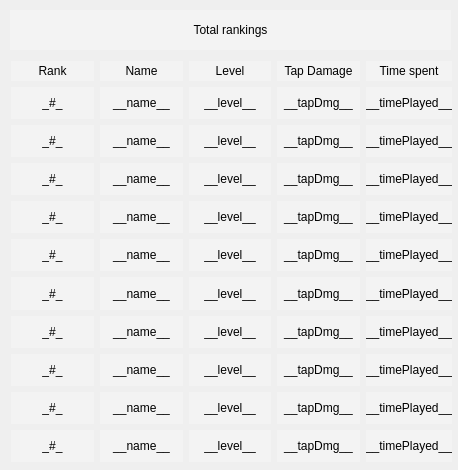
<?xml version="1.0" encoding="UTF-8"?>
<ui version="4.0">
 <class>RankingsUI</class>
 <widget class="QDialog" name="RankingsUI">
  <property name="geometry">
   <rect>
    <x>0</x>
    <y>0</y>
    <width>458</width>
    <height>470</height>
   </rect>
  </property>
  <property name="windowTitle">
   <string>Rankings</string>
  </property>
  <property name="styleSheet">
   <string notr="true">QDialog {
	background-image: url(:/design/design/battlefield/background.png);
}

QLabel {
	background-color: rgba(255, 255, 255, 70);
	font: 75 bold 11pt &quot;PMingLiU-ExtB&quot;;
	color: black;
}

QLabel#rankUIDescription_lbl {
	font: 75 bold 16pt &quot;PMingLiU-ExtB&quot;;

}</string>
  </property>
  <widget class="QLabel" name="rankUIDescription_lbl">
   <property name="geometry">
    <rect>
     <x>10</x>
     <y>10</y>
     <width>441</width>
     <height>40</height>
    </rect>
   </property>
   <property name="minimumSize">
    <size>
     <width>416</width>
     <height>40</height>
    </size>
   </property>
   <property name="maximumSize">
    <size>
     <width>16777215</width>
     <height>40</height>
    </size>
   </property>
   <property name="text">
    <string>Total rankings</string>
   </property>
   <property name="alignment">
    <set>Qt::AlignCenter</set>
   </property>
  </widget>
  <widget class="QWidget" name="">
   <property name="geometry">
    <rect>
     <x>11</x>
     <y>61</y>
     <width>441</width>
     <height>401</height>
    </rect>
   </property>
   <layout class="QHBoxLayout" name="horizontalLayout">
    <item>
     <layout class="QVBoxLayout" name="verticalLayout_6">
      <item>
       <widget class="QLabel" name="label_2">
        <property name="maximumSize">
         <size>
          <width>16777215</width>
          <height>20</height>
         </size>
        </property>
        <property name="text">
         <string>Rank</string>
        </property>
        <property name="alignment">
         <set>Qt::AlignCenter</set>
        </property>
       </widget>
      </item>
      <item>
       <layout class="QVBoxLayout" name="verticalLayout">
        <item>
         <widget class="QLabel" name="id_lbl_1">
          <property name="text">
           <string>_#_</string>
          </property>
          <property name="alignment">
           <set>Qt::AlignCenter</set>
          </property>
         </widget>
        </item>
        <item>
         <widget class="QLabel" name="id_lbl_2">
          <property name="text">
           <string>_#_</string>
          </property>
          <property name="alignment">
           <set>Qt::AlignCenter</set>
          </property>
         </widget>
        </item>
        <item>
         <widget class="QLabel" name="id_lbl_3">
          <property name="text">
           <string>_#_</string>
          </property>
          <property name="alignment">
           <set>Qt::AlignCenter</set>
          </property>
         </widget>
        </item>
        <item>
         <widget class="QLabel" name="id_lbl_4">
          <property name="text">
           <string>_#_</string>
          </property>
          <property name="alignment">
           <set>Qt::AlignCenter</set>
          </property>
         </widget>
        </item>
        <item>
         <widget class="QLabel" name="id_lbl_5">
          <property name="text">
           <string>_#_</string>
          </property>
          <property name="alignment">
           <set>Qt::AlignCenter</set>
          </property>
         </widget>
        </item>
        <item>
         <widget class="QLabel" name="id_lbl_6">
          <property name="text">
           <string>_#_</string>
          </property>
          <property name="alignment">
           <set>Qt::AlignCenter</set>
          </property>
         </widget>
        </item>
        <item>
         <widget class="QLabel" name="id_lbl_7">
          <property name="text">
           <string>_#_</string>
          </property>
          <property name="alignment">
           <set>Qt::AlignCenter</set>
          </property>
         </widget>
        </item>
        <item>
         <widget class="QLabel" name="id_lbl_8">
          <property name="text">
           <string>_#_</string>
          </property>
          <property name="alignment">
           <set>Qt::AlignCenter</set>
          </property>
         </widget>
        </item>
        <item>
         <widget class="QLabel" name="id_lbl_9">
          <property name="text">
           <string>_#_</string>
          </property>
          <property name="alignment">
           <set>Qt::AlignCenter</set>
          </property>
         </widget>
        </item>
        <item>
         <widget class="QLabel" name="id_lbl_10">
          <property name="text">
           <string>_#_</string>
          </property>
          <property name="alignment">
           <set>Qt::AlignCenter</set>
          </property>
         </widget>
        </item>
       </layout>
      </item>
     </layout>
    </item>
    <item>
     <layout class="QVBoxLayout" name="verticalLayout_7">
      <item>
       <widget class="QLabel" name="label">
        <property name="maximumSize">
         <size>
          <width>16777215</width>
          <height>20</height>
         </size>
        </property>
        <property name="text">
         <string>Name</string>
        </property>
        <property name="alignment">
         <set>Qt::AlignCenter</set>
        </property>
       </widget>
      </item>
      <item>
       <layout class="QVBoxLayout" name="verticalLayout_2">
        <item>
         <widget class="QLabel" name="name_lbl_1">
          <property name="text">
           <string>__name__</string>
          </property>
          <property name="alignment">
           <set>Qt::AlignCenter</set>
          </property>
         </widget>
        </item>
        <item>
         <widget class="QLabel" name="name_lbl_2">
          <property name="text">
           <string>__name__</string>
          </property>
          <property name="alignment">
           <set>Qt::AlignCenter</set>
          </property>
         </widget>
        </item>
        <item>
         <widget class="QLabel" name="name_lbl_3">
          <property name="text">
           <string>__name__</string>
          </property>
          <property name="alignment">
           <set>Qt::AlignCenter</set>
          </property>
         </widget>
        </item>
        <item>
         <widget class="QLabel" name="name_lbl_4">
          <property name="text">
           <string>__name__</string>
          </property>
          <property name="alignment">
           <set>Qt::AlignCenter</set>
          </property>
         </widget>
        </item>
        <item>
         <widget class="QLabel" name="name_lbl_5">
          <property name="text">
           <string>__name__</string>
          </property>
          <property name="alignment">
           <set>Qt::AlignCenter</set>
          </property>
         </widget>
        </item>
        <item>
         <widget class="QLabel" name="name_lbl_6">
          <property name="text">
           <string>__name__</string>
          </property>
          <property name="alignment">
           <set>Qt::AlignCenter</set>
          </property>
         </widget>
        </item>
        <item>
         <widget class="QLabel" name="name_lbl_7">
          <property name="text">
           <string>__name__</string>
          </property>
          <property name="alignment">
           <set>Qt::AlignCenter</set>
          </property>
         </widget>
        </item>
        <item>
         <widget class="QLabel" name="name_lbl_8">
          <property name="text">
           <string>__name__</string>
          </property>
          <property name="alignment">
           <set>Qt::AlignCenter</set>
          </property>
         </widget>
        </item>
        <item>
         <widget class="QLabel" name="name_lbl_9">
          <property name="text">
           <string>__name__</string>
          </property>
          <property name="alignment">
           <set>Qt::AlignCenter</set>
          </property>
         </widget>
        </item>
        <item>
         <widget class="QLabel" name="name_lbl_10">
          <property name="text">
           <string>__name__</string>
          </property>
          <property name="alignment">
           <set>Qt::AlignCenter</set>
          </property>
         </widget>
        </item>
       </layout>
      </item>
     </layout>
    </item>
    <item>
     <layout class="QVBoxLayout" name="verticalLayout_8">
      <item>
       <widget class="QLabel" name="label_3">
        <property name="maximumSize">
         <size>
          <width>16777215</width>
          <height>20</height>
         </size>
        </property>
        <property name="text">
         <string>Level</string>
        </property>
        <property name="alignment">
         <set>Qt::AlignCenter</set>
        </property>
       </widget>
      </item>
      <item>
       <layout class="QVBoxLayout" name="verticalLayout_3">
        <item>
         <widget class="QLabel" name="level_lbl_1">
          <property name="text">
           <string>__level__</string>
          </property>
          <property name="alignment">
           <set>Qt::AlignCenter</set>
          </property>
         </widget>
        </item>
        <item>
         <widget class="QLabel" name="level_lbl_2">
          <property name="text">
           <string>__level__</string>
          </property>
          <property name="alignment">
           <set>Qt::AlignCenter</set>
          </property>
         </widget>
        </item>
        <item>
         <widget class="QLabel" name="level_lbl_3">
          <property name="text">
           <string>__level__</string>
          </property>
          <property name="alignment">
           <set>Qt::AlignCenter</set>
          </property>
         </widget>
        </item>
        <item>
         <widget class="QLabel" name="level_lbl_4">
          <property name="text">
           <string>__level__</string>
          </property>
          <property name="alignment">
           <set>Qt::AlignCenter</set>
          </property>
         </widget>
        </item>
        <item>
         <widget class="QLabel" name="level_lbl_5">
          <property name="text">
           <string>__level__</string>
          </property>
          <property name="alignment">
           <set>Qt::AlignCenter</set>
          </property>
         </widget>
        </item>
        <item>
         <widget class="QLabel" name="level_lbl_6">
          <property name="text">
           <string>__level__</string>
          </property>
          <property name="alignment">
           <set>Qt::AlignCenter</set>
          </property>
         </widget>
        </item>
        <item>
         <widget class="QLabel" name="level_lbl_7">
          <property name="text">
           <string>__level__</string>
          </property>
          <property name="alignment">
           <set>Qt::AlignCenter</set>
          </property>
         </widget>
        </item>
        <item>
         <widget class="QLabel" name="level_lbl_8">
          <property name="text">
           <string>__level__</string>
          </property>
          <property name="alignment">
           <set>Qt::AlignCenter</set>
          </property>
         </widget>
        </item>
        <item>
         <widget class="QLabel" name="level_lbl_9">
          <property name="text">
           <string>__level__</string>
          </property>
          <property name="alignment">
           <set>Qt::AlignCenter</set>
          </property>
         </widget>
        </item>
        <item>
         <widget class="QLabel" name="level_lbl_10">
          <property name="text">
           <string>__level__</string>
          </property>
          <property name="alignment">
           <set>Qt::AlignCenter</set>
          </property>
         </widget>
        </item>
       </layout>
      </item>
     </layout>
    </item>
    <item>
     <layout class="QVBoxLayout" name="verticalLayout_9">
      <item>
       <widget class="QLabel" name="label_4">
        <property name="maximumSize">
         <size>
          <width>16777215</width>
          <height>20</height>
         </size>
        </property>
        <property name="text">
         <string>Tap Damage</string>
        </property>
        <property name="alignment">
         <set>Qt::AlignCenter</set>
        </property>
       </widget>
      </item>
      <item>
       <layout class="QVBoxLayout" name="verticalLayout_4">
        <item>
         <widget class="QLabel" name="tapdmg_lbl_1">
          <property name="text">
           <string>__tapDmg__</string>
          </property>
          <property name="alignment">
           <set>Qt::AlignCenter</set>
          </property>
         </widget>
        </item>
        <item>
         <widget class="QLabel" name="tapdmg_lbl_2">
          <property name="text">
           <string>__tapDmg__</string>
          </property>
          <property name="alignment">
           <set>Qt::AlignCenter</set>
          </property>
         </widget>
        </item>
        <item>
         <widget class="QLabel" name="tapdmg_lbl_3">
          <property name="text">
           <string>__tapDmg__</string>
          </property>
          <property name="alignment">
           <set>Qt::AlignCenter</set>
          </property>
         </widget>
        </item>
        <item>
         <widget class="QLabel" name="tapdmg_lbl_4">
          <property name="text">
           <string>__tapDmg__</string>
          </property>
          <property name="alignment">
           <set>Qt::AlignCenter</set>
          </property>
         </widget>
        </item>
        <item>
         <widget class="QLabel" name="tapdmg_lbl_5">
          <property name="text">
           <string>__tapDmg__</string>
          </property>
          <property name="alignment">
           <set>Qt::AlignCenter</set>
          </property>
         </widget>
        </item>
        <item>
         <widget class="QLabel" name="tapdmg_lbl_6">
          <property name="text">
           <string>__tapDmg__</string>
          </property>
          <property name="alignment">
           <set>Qt::AlignCenter</set>
          </property>
         </widget>
        </item>
        <item>
         <widget class="QLabel" name="tapdmg_lbl_7">
          <property name="text">
           <string>__tapDmg__</string>
          </property>
          <property name="alignment">
           <set>Qt::AlignCenter</set>
          </property>
         </widget>
        </item>
        <item>
         <widget class="QLabel" name="tapdmg_lbl_8">
          <property name="text">
           <string>__tapDmg__</string>
          </property>
          <property name="alignment">
           <set>Qt::AlignCenter</set>
          </property>
         </widget>
        </item>
        <item>
         <widget class="QLabel" name="tapdmg_lbl_9">
          <property name="text">
           <string>__tapDmg__</string>
          </property>
          <property name="alignment">
           <set>Qt::AlignCenter</set>
          </property>
         </widget>
        </item>
        <item>
         <widget class="QLabel" name="tapdmg_lbl_10">
          <property name="text">
           <string>__tapDmg__</string>
          </property>
          <property name="alignment">
           <set>Qt::AlignCenter</set>
          </property>
         </widget>
        </item>
       </layout>
      </item>
     </layout>
    </item>
    <item>
     <layout class="QVBoxLayout" name="verticalLayout_10">
      <item>
       <widget class="QLabel" name="label_5">
        <property name="maximumSize">
         <size>
          <width>16777215</width>
          <height>20</height>
         </size>
        </property>
        <property name="text">
         <string>Time spent</string>
        </property>
        <property name="alignment">
         <set>Qt::AlignCenter</set>
        </property>
       </widget>
      </item>
      <item>
       <layout class="QVBoxLayout" name="verticalLayout_5">
        <item>
         <widget class="QLabel" name="timePlayed_lbl_1">
          <property name="text">
           <string>__timePlayed__</string>
          </property>
          <property name="alignment">
           <set>Qt::AlignCenter</set>
          </property>
         </widget>
        </item>
        <item>
         <widget class="QLabel" name="timePlayed_lbl_2">
          <property name="text">
           <string>__timePlayed__</string>
          </property>
          <property name="alignment">
           <set>Qt::AlignCenter</set>
          </property>
         </widget>
        </item>
        <item>
         <widget class="QLabel" name="timePlayed_lbl_3">
          <property name="text">
           <string>__timePlayed__</string>
          </property>
          <property name="alignment">
           <set>Qt::AlignCenter</set>
          </property>
         </widget>
        </item>
        <item>
         <widget class="QLabel" name="timePlayed_lbl_4">
          <property name="text">
           <string>__timePlayed__</string>
          </property>
          <property name="alignment">
           <set>Qt::AlignCenter</set>
          </property>
         </widget>
        </item>
        <item>
         <widget class="QLabel" name="timePlayed_lbl_5">
          <property name="text">
           <string>__timePlayed__</string>
          </property>
          <property name="alignment">
           <set>Qt::AlignCenter</set>
          </property>
         </widget>
        </item>
        <item>
         <widget class="QLabel" name="timePlayed_lbl_6">
          <property name="text">
           <string>__timePlayed__</string>
          </property>
          <property name="alignment">
           <set>Qt::AlignCenter</set>
          </property>
         </widget>
        </item>
        <item>
         <widget class="QLabel" name="timePlayed_lbl_7">
          <property name="text">
           <string>__timePlayed__</string>
          </property>
          <property name="alignment">
           <set>Qt::AlignCenter</set>
          </property>
         </widget>
        </item>
        <item>
         <widget class="QLabel" name="timePlayed_lbl_8">
          <property name="text">
           <string>__timePlayed__</string>
          </property>
          <property name="alignment">
           <set>Qt::AlignCenter</set>
          </property>
         </widget>
        </item>
        <item>
         <widget class="QLabel" name="timePlayed_lbl_9">
          <property name="text">
           <string>__timePlayed__</string>
          </property>
          <property name="alignment">
           <set>Qt::AlignCenter</set>
          </property>
         </widget>
        </item>
        <item>
         <widget class="QLabel" name="timePlayed_lbl_10">
          <property name="text">
           <string>__timePlayed__</string>
          </property>
          <property name="alignment">
           <set>Qt::AlignCenter</set>
          </property>
         </widget>
        </item>
       </layout>
      </item>
     </layout>
    </item>
   </layout>
  </widget>
 </widget>
 <resources/>
 <connections/>
</ui>
